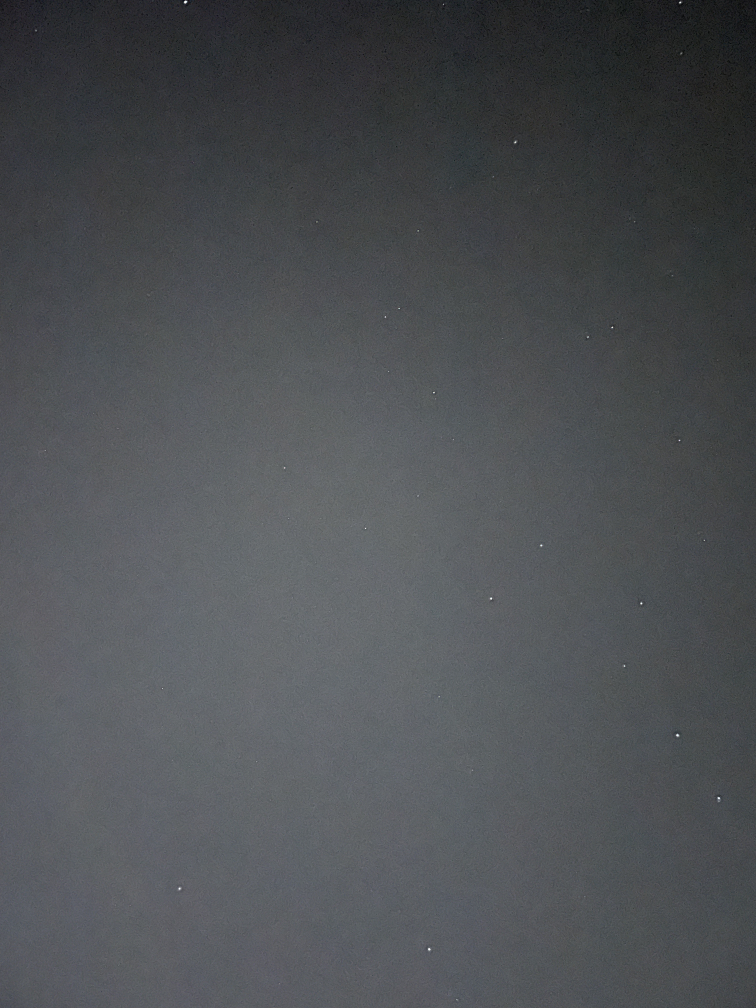
#> input picture imgs/fr1.jpg, 3024 x 4032 px (shown at 1/4 size); the run also reads 1 picture not shown here
$ python test.py
#> lines starting #> are read from the running program, lines starting #| are printed output that depends on the picture
### ransac_line_fit.py
import math
import random


def line_cor(a, b, c, xlim=(0, 600)):
    # Compute two points on the line
    x1 = xlim[0]
    y1 = (-a*x1 - c) / b
    x2 = xlim[1]
    y2 = (-a*x2 - c) / b
    return (int(x1), int(y1), int(x2), int(y2))


def ransac_line_fit(points, threshold=100, max_iterations=10000):
    """
    RANSAC line fitting algorithm.

    Arguments:
    - points: a list of 2D points in the form [(x1, y1), (x2, y2), ...]
    - threshold: the maximum distance allowed between a point and the fitted line
    - max_iterations: the maximum number of iterations to run the RANSAC algorithm

    Returns:
    - best_line: a tuple (m, b) representing the equation of the fitted line y = mx + b
    """

    # Convert the list of points to a numpy array for easier indexing
    best_line = None
    best_score = 0
    points_on_line = []
    for i in range(max_iterations):
        # Choose two random points from the list
        idx = random.sample(range(len(points)), 2)
        p1 = points[idx[0]]
        p2 = points[idx[1]]
        curr_points = []
        # Compute the equation of the line between the two points
        if p2[0] == p1[0]:
            continue  # avoid division by zero
        a = p2[1] - p1[1]
        b = p1[0] - p2[0]
        c = p2[0]*p1[1] - p1[0]*p2[1]

        # Compute the distance between each point and the fitted line
        for point in points:
            d = abs(a * point[0] + b*point[1] + c) / math.sqrt(a ** 2 + b ** 2)
            if (d <= threshold):
                curr_points.append(point)

        # Update the best line if this iteration has more inliers than the previous best
        if len(curr_points) > best_score:
            best_line = line_cor(a, b, c)
            best_score = len(curr_points)
            points_on_line = curr_points

    return best_line, points_on_line

### test.py
'''
this is a manual mapping test
'''

import math
from matplotlib.patches import ConnectionPatch
import numpy as np
import cv2
from PIL import Image
import matplotlib.pyplot as plt
from ransac_line_fit import ransac_line_fit


path1 = './imgs/fr1.jpg'
path2 = './imgs/fr2.jpg'
size = (600, 600)

img1 = np.array(Image.open(path1).resize(size))
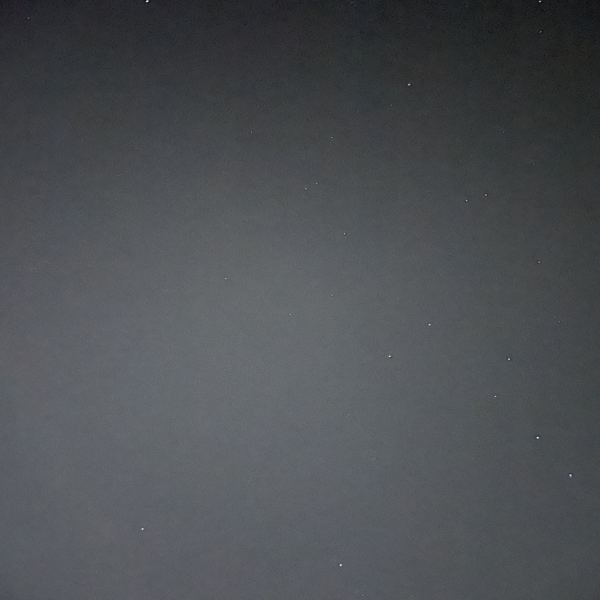
#> img1: shape (600, 600, 3); mean R, G, B 77, 79.9, 83.2
img2 = np.array(Image.open(path2).resize(size))

img1_gray = cv2.cvtColor(img1, cv2.COLOR_BGR2GRAY)
img2_gray = cv2.cvtColor(img2, cv2.COLOR_BGR2GRAY)


def __detect_stars(img: np.ndarray):
    '''detect all stars and draw a red circle'''
    circles = cv2.HoughCircles(img, cv2.HOUGH_GRADIENT, 2, 20,
                               param1=250, param2=1, minRadius=2, maxRadius=6)
#> circles = 16 rows, first 8: [385, 353, 4.8], [465, 195, 4.8], [537, 5, 4.8], [571, 471, 4.4], [145, 531, 4], [303, 185, 4], [407, 87, 4], [537, 29, 4]
    return circles


# main runing function
def get_stars(image: np.ndarray, size: tuple):
    circles = __detect_stars(image)
    circles = np.uint16(np.around(circles))
#> circles = 16 rows, first 8: [385, 353, 5], [465, 195, 5], [537, 5, 5], [571, 471, 4], [145, 531, 4], [303, 185, 4], [407, 87, 4], [537, 29, 4]
    circles_cordinates = []
    for i in circles[0, :]:
        if i[0] < size[0] and i[1] < size[1]:
            circles_cordinates.append(
                (int(i[0]), int(i[1]), i[2] + 5,  int(image[i[0], i[1]])))
#> this loop made 16 passes
#> i on passes 1 to 12: [385, 353, 5], [465, 195, 5], [537, 5, 5], [571, 471, 4], [145, 531, 4], [303, 185, 4], [407, 87, 4], [537, 29, 4], [343, 563, 3], [151, 3, 5], [535, 433, 5], [541, 257, 5]
#> after the loop, circles_cordinates = 16 items, first 6: (385, 353, 10, 105), (465, 195, 10, 101), (537, 5, 10, 94), (571, 471, 9, 82), (145, 531, 9, 55), (303, 185, 9, 105)
    return circles_cordinates


stars1 = get_stars(img1_gray, size)
#> stars1 has the same summary as circles_cordinates in get_stars
stars2 = get_stars(img2_gray, size)
#> in __detect_stars (call 2), `circles = cv2.HoughCircles(img, cv2.HOUGH_GRADIENT, 2, 20, param1=250,..`: circles = 16 rows, first 8: [377, 51, 4.8], [435, 175, 4.8], [455, 409, 4.8], [559, 483, 4.8], [595, 19, 4.8], [325, 327, 4], [427, 375, 4], [443, 341, 4]
#> in get_stars (call 2), `circles = np.uint16(np.around(circles))`: circles = 16 rows, first 8: [377, 51, 5], [435, 175, 5], [455, 409, 5], [559, 483, 5], [595, 19, 5], [325, 327, 4], [427, 375, 4], [443, 341, 4]
#> the loop in get_stars (call 2), `for i in circles[0, :]:` made 16 passes
#> i on passes 1 to 12: [377, 51, 5], [435, 175, 5], [455, 409, 5], [559, 483, 5], [595, 19, 5], [325, 327, 4], [427, 375, 4], [443, 341, 4], [479, 249, 4], [517, 13, 3], [61, 483, 5], [265, 151, 5]
#> stars2 = 16 items, first 6: (377, 51, 10, 96), (435, 175, 10, 106), (455, 409, 10, 98), (559, 483, 10, 94), (595, 19, 10, 90), (325, 327, 9, 106)

line1, points_on_line_1 = ransac_line_fit(stars1)
#> the loop in ransac_line_fit, `for i in range(max_iterations):` made 10000 passes
#> (idx, p1, p2, a, b, c, y1 in line_cor, y2 in line_cor) on passes 1, 4, 11, 45, 48: ([12, 15], (429, 321, 8, 102), (505, 355, 9, 97), 34, -76, 9810, 129.1, 397.5), ([15, 6], (505, 355, 9, 97), (407, 87, 9, 101), -268, 98, 100550, -1026, 614.8), ([8, 14], (343, 563, 8, 71), (489, 191, 9, 99), -372, -146, 209794, 1436.9, -91.82), ([2, 1], (537, 5, 10, 94), (465, 195, 10, 101), 190, 72, -102390, 1422.1, -161.2), ([1, 13], (465, 195, 10, 101), (489, 397, 10, 96), 202, -24, -89250, -3718.8, 1331.2)
#> (idx, p1, p2, a, b, c) on passes 2, 3, 5, 6, 7, 8: ([13, 0], (489, 397, 10, 96), (385, 353, 10, 105), -44, 104, -19772), ([8, 15], (343, 563, 8, 71), (505, 355, 9, 97), -208, -162, 162550), ([9, 7], (151, 3, 10, 67), (537, 29, 9, 95), 26, -386, -2768), ([11, 9], (541, 257, 10, 93), (151, 3, 10, 67), -254, 390, 37184), ([6, 8], (407, 87, 9, 101), (343, 563, 8, 71), 476, 64, -199300), ([4, 15], (145, 531, 9, 55), (505, 355, 9, 97), -176, -360, 216680)
#> after the loop in ransac_line_fit, `for i in range(max_iterations):`: best_score = 12; points_on_line = [(385, 353, 10, 105), (465, 195, 10, 101), (537, 5, 10, 94), (571, 471, 9, 82), (407, 87, 9, 101), (537, 29, 9, 95), (535, 433, 10, 90), (541, 257, 10, 93), (429, 321, 8, 102), (489, 397, 10, 96), (489, 191, 9, 99), (505, 355, 9, 97)]
#> line1 = (0, -3718, 600, 1331); points_on_line_1 has the same summary as points_on_line in ransac_line_fit
line2, points_on_line_2 = ransac_line_fit(stars2)
#> the loop in ransac_line_fit (call 2), `for i in range(max_iterations):` made 10000 passes
#> (idx, p1, p2, a, b, c, y1 in line_cor, y2 in line_cor) on passes 1, 3: ([6, 13], (427, 375, 9, 102), (373, 305, 10, 112), -70, 54, 9640, -178.5, 599.3), ([2, 1], (455, 409, 10, 98), (435, 175, 10, 106), -234, 20, 98290, -4914.5, 2105.5)
#> (idx, p1, p2, a, b, c) on passes 2, 4, 5, 6, 7, 8: ([8, 1], (479, 249, 9, 107), (435, 175, 10, 106), -74, 44, 24490), ([1, 2], (435, 175, 10, 106), (455, 409, 10, 98), 234, -20, -98290), ([6, 15], (427, 375, 9, 102), (255, 525, 8, 78), 150, 172, -128550), ([6, 9], (427, 375, 9, 102), (517, 13, 8, 97), -362, -90, 188324), ([3, 1], (559, 483, 10, 94), (435, 175, 10, 106), -308, 124, 112280), ([2, 8], (455, 409, 10, 98), (479, 249, 9, 107), -160, -24, 82616)


fig, (ax1, ax2) = plt.subplots(1, 2)


# [[570, 474], [537, 436], [508, 360], [388, 357]   , [407  , 86] , [141 , 530] , [338 , 566]]
# [[563, 480], [483, 450], [441, 340], [326, 330]  , [378 , 56] , [63 , 488] , [258,528]]


src = [[570, 474], [537, 436], [538, 257]]
dest = [[483, 450], [457, 414], [479, 247]]
pts_src = np.array(np.float32([(p[0], p[1]) for p in src]))
pts_dst = np.array(np.float32([(p[0], p[1]) for p in dest]))

# h, status = cv2.findHomography(pts_src, pts_dst)
# M = cv2.estimateAffinePartial2D(np.float32(pts_src),np.float32( pts_dst))

M = cv2.getAffineTransform(pts_src, pts_dst)


def mapper(point):
    transformed_pt = np.dot(M, np.array([point[0], point[1], 1]))
    return (int(transformed_pt[0]), int(transformed_pt[1]))


# [8 lines of commented-out code are left out]


def find_point(stars, s_point, mapped_point, e):
    x2, y2, r2, b2 = mapped_point

    for star in stars:
        x1, y1, r1, b1 = star
        # point = np.array([x, y])
        # dist = np.linalg.norm(point-mapped_point)

        dist_from_source = math.sqrt(
            (s_point[0]-x2) ** 2 + (s_point[1]-y2) ** 2)
        dist_s = math.sqrt((x1-x2) ** 2 + (y1-y2) ** 2)

        print(dist_from_source)
        if dist_s < e and abs(r1 - r2) < 4 and dist_from_source < 100:
            return True
    return False


def count_intermidate_points(stars1, stars2, t, e=10):
#> called with e = 10
    cnt = 0
    for star in stars1:
        x, y, r, b = star
        if (find_point(stars2, star, (*t((x, y)), r, b), e)):
            cnt += 1
#> this loop made 16 passes
#> (printed output is left out)
    return cnt


print(count_intermidate_points(stars1, stars2, mapper))
#| 7
# [29 lines of commented-out code are left out]
for p in points_on_line_1:
    x, y, r, b = p
    img1 = cv2.circle(img1, (int(p[0]), int(p[1])), p[2], (255, 255, 255), 0)
#> this loop made 12 passes
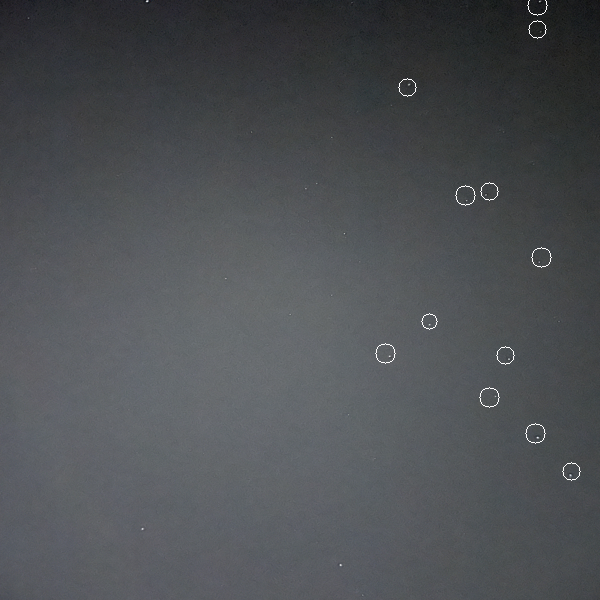
#> img1: shape (600, 600, 3); mean R, G, B 77.3, 80.2, 83.5

# draw img2 stars
for p in points_on_line_2:
    img2 = cv2.circle(img2, (int(p[0]), int(p[1])), p[2], (255, 255, 255), 0)
#> this loop made 11 passes
#> p on passes 1 to 11: (435, 175, 10, 106), (455, 409, 10, 98), (559, 483, 10, 94), (325, 327, 9, 106), (427, 375, 9, 102), (443, 341, 9, 104), (479, 249, 9, 107), (265, 151, 10, 96), (295, 209, 10, 101), (373, 305, 10, 112), (479, 445, 10, 98)
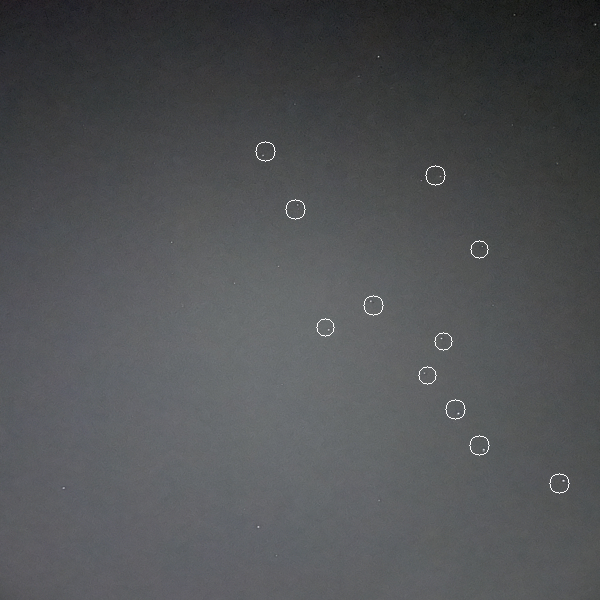
#> img2: shape (600, 600, 3); mean R, G, B 80.4, 82.1, 84.3


for i, p in enumerate(pts_src):
    img1 = cv2.circle(img1, (int(p[0]), int(p[1])), 10, (0, 255, 0), 0)
    img1 = cv2.putText(img1, str(i), (int(p[0] + 5), int(p[1]-5)), cv2.FONT_HERSHEY_SIMPLEX,
                       .5, (0, 255, 255), 1, cv2.LINE_AA)
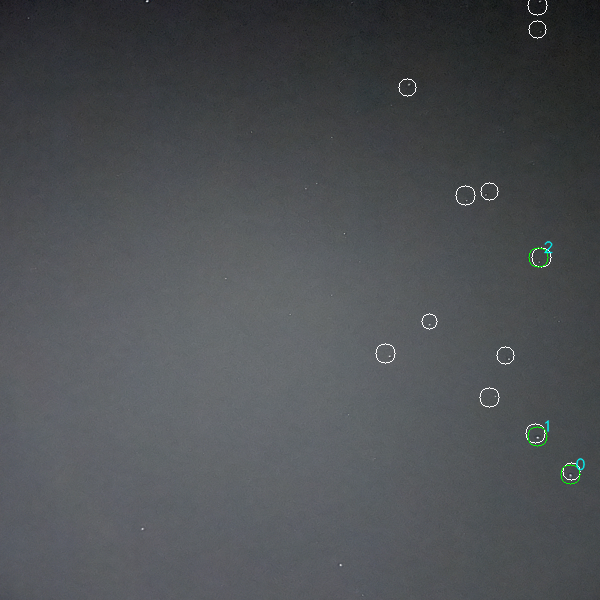
#> img1: shape (600, 600, 3); mean R, G, B 77.3, 80.3, 83.5

for i, p in enumerate(pts_dst):
    img2 = cv2.circle(img2, (int(p[0]), int(p[1])), 10, (0, 255, 0), 0)
    img2 = cv2.putText(img2, str(i), (int(p[0] + 5), int(p[1]-5)), cv2.FONT_HERSHEY_SIMPLEX,
                       .5, (0, 255, 255), 1, cv2.LINE_AA)
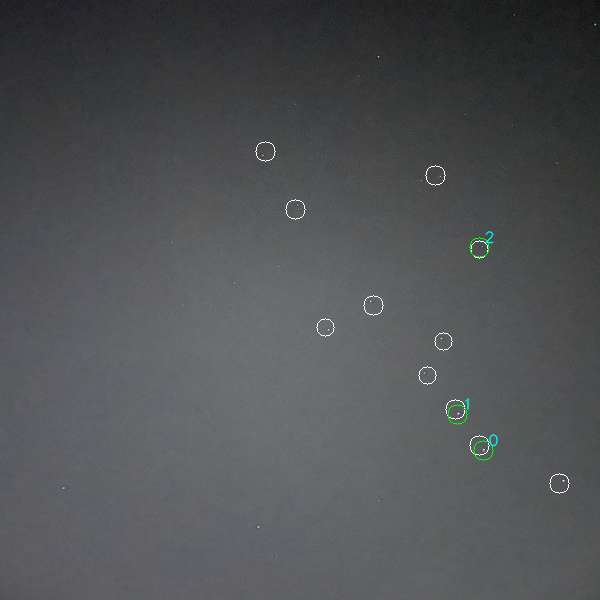
#> img2: shape (600, 600, 3); mean R, G, B 80.3, 82.2, 84.3


# [12 lines of commented-out code are left out]

mapped_points = [mapper(p) for p in points_on_line_1]


for i, p in enumerate(points_on_line_1):
    con = ConnectionPatch(xyA=(p[0], p[1]), xyB=(mapped_points[i][0], mapped_points[i][1]), coordsA="data", coordsB="data",
                          axesA=ax1, axesB=ax2, color="red")
    ax2.add_artist(con)
    # ax1.plot(p[0], p[1], 'ro', markersize=10)
    # ax2.plot(mapped_points[i][0], mapped_points[i][1], 'ro', markersize=10)


ax1.imshow(img1)
ax2.imshow(img2)
plt.show()
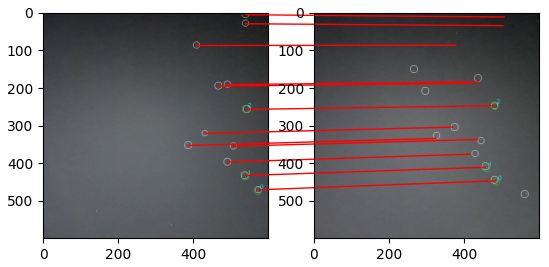
#> figure drawn by matplotlib, 2 panels
